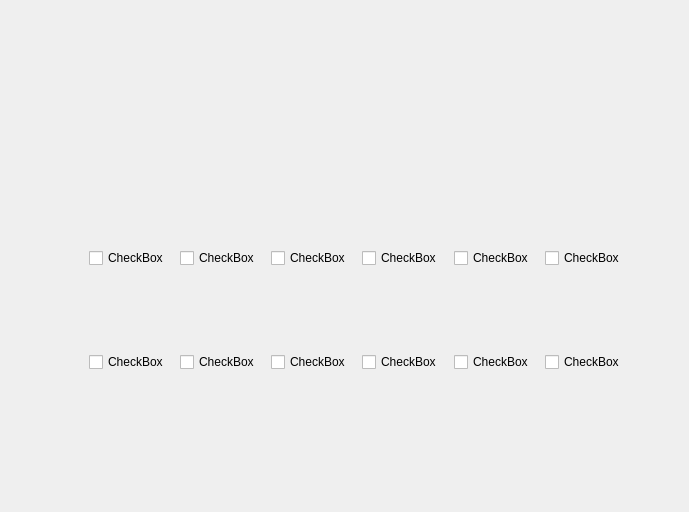
<?xml version="1.0" encoding="UTF-8"?>
<ui version="4.0">
 <class>Form</class>
 <widget class="QWidget" name="Form">
  <property name="geometry">
   <rect>
    <x>0</x>
    <y>0</y>
    <width>689</width>
    <height>512</height>
   </rect>
  </property>
  <property name="windowTitle">
   <string>Form</string>
  </property>
  <widget class="QWidget" name="gridLayoutWidget">
   <property name="geometry">
    <rect>
     <x>89</x>
     <y>170</y>
     <width>541</width>
     <height>281</height>
    </rect>
   </property>
   <layout class="QGridLayout" name="gridLayout">
    <item row="1" column="4">
     <widget class="QCheckBox" name="checkBox_3">
      <property name="text">
       <string>CheckBox</string>
      </property>
     </widget>
    </item>
    <item row="0" column="2">
     <widget class="QCheckBox" name="checkBox_6">
      <property name="text">
       <string>CheckBox</string>
      </property>
     </widget>
    </item>
    <item row="0" column="1">
     <widget class="QCheckBox" name="checkBox_7">
      <property name="text">
       <string>CheckBox</string>
      </property>
     </widget>
    </item>
    <item row="1" column="5">
     <widget class="QCheckBox" name="checkBox_4">
      <property name="text">
       <string>CheckBox</string>
      </property>
     </widget>
    </item>
    <item row="0" column="3">
     <widget class="QCheckBox" name="checkBox_5">
      <property name="text">
       <string>CheckBox</string>
      </property>
     </widget>
    </item>
    <item row="0" column="5">
     <widget class="QCheckBox" name="checkBox">
      <property name="text">
       <string>CheckBox</string>
      </property>
     </widget>
    </item>
    <item row="0" column="4">
     <widget class="QCheckBox" name="checkBox_2">
      <property name="text">
       <string>CheckBox</string>
      </property>
     </widget>
    </item>
    <item row="0" column="0">
     <widget class="QCheckBox" name="checkBox_8">
      <property name="text">
       <string>CheckBox</string>
      </property>
     </widget>
    </item>
    <item row="1" column="0">
     <widget class="QCheckBox" name="checkBox_9">
      <property name="text">
       <string>CheckBox</string>
      </property>
     </widget>
    </item>
    <item row="1" column="1">
     <widget class="QCheckBox" name="checkBox_10">
      <property name="text">
       <string>CheckBox</string>
      </property>
     </widget>
    </item>
    <item row="1" column="2">
     <widget class="QCheckBox" name="checkBox_11">
      <property name="text">
       <string>CheckBox</string>
      </property>
     </widget>
    </item>
    <item row="1" column="3">
     <widget class="QCheckBox" name="checkBox_12">
      <property name="text">
       <string>CheckBox</string>
      </property>
     </widget>
    </item>
   </layout>
  </widget>
 </widget>
 <resources/>
 <connections/>
</ui>
